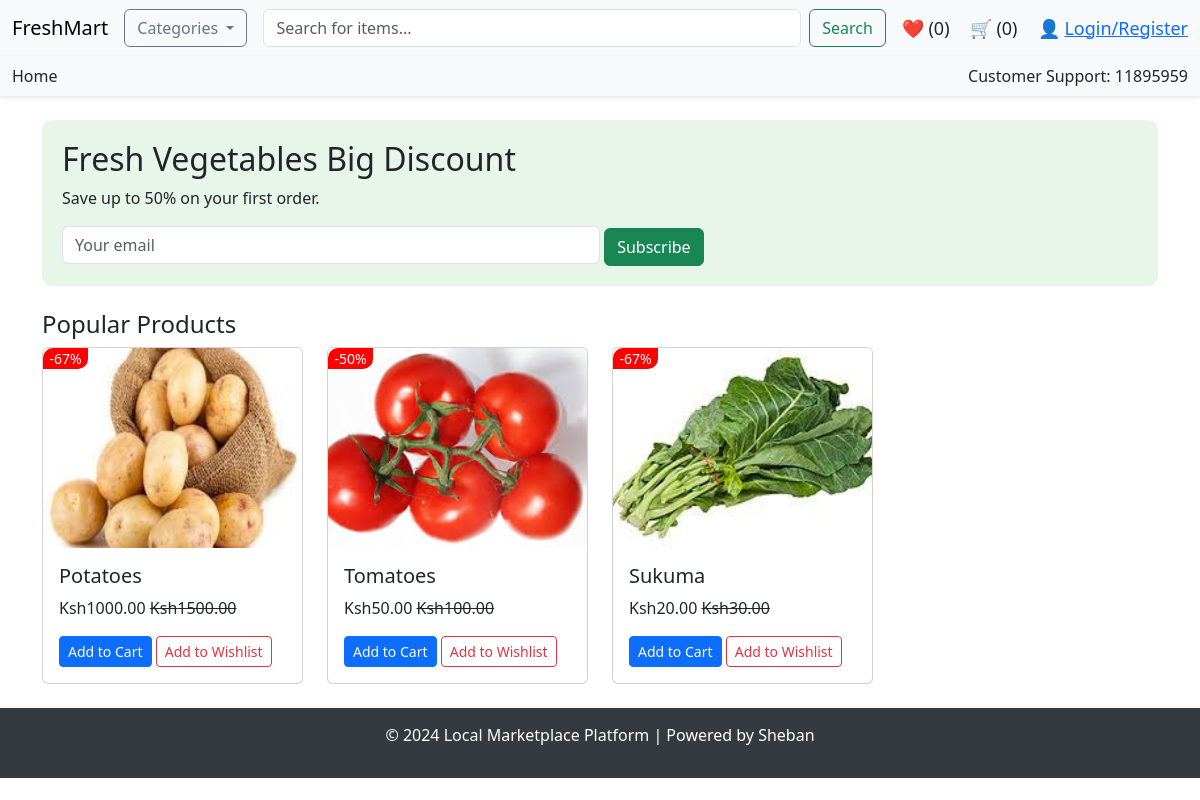
The app's page /, older data.
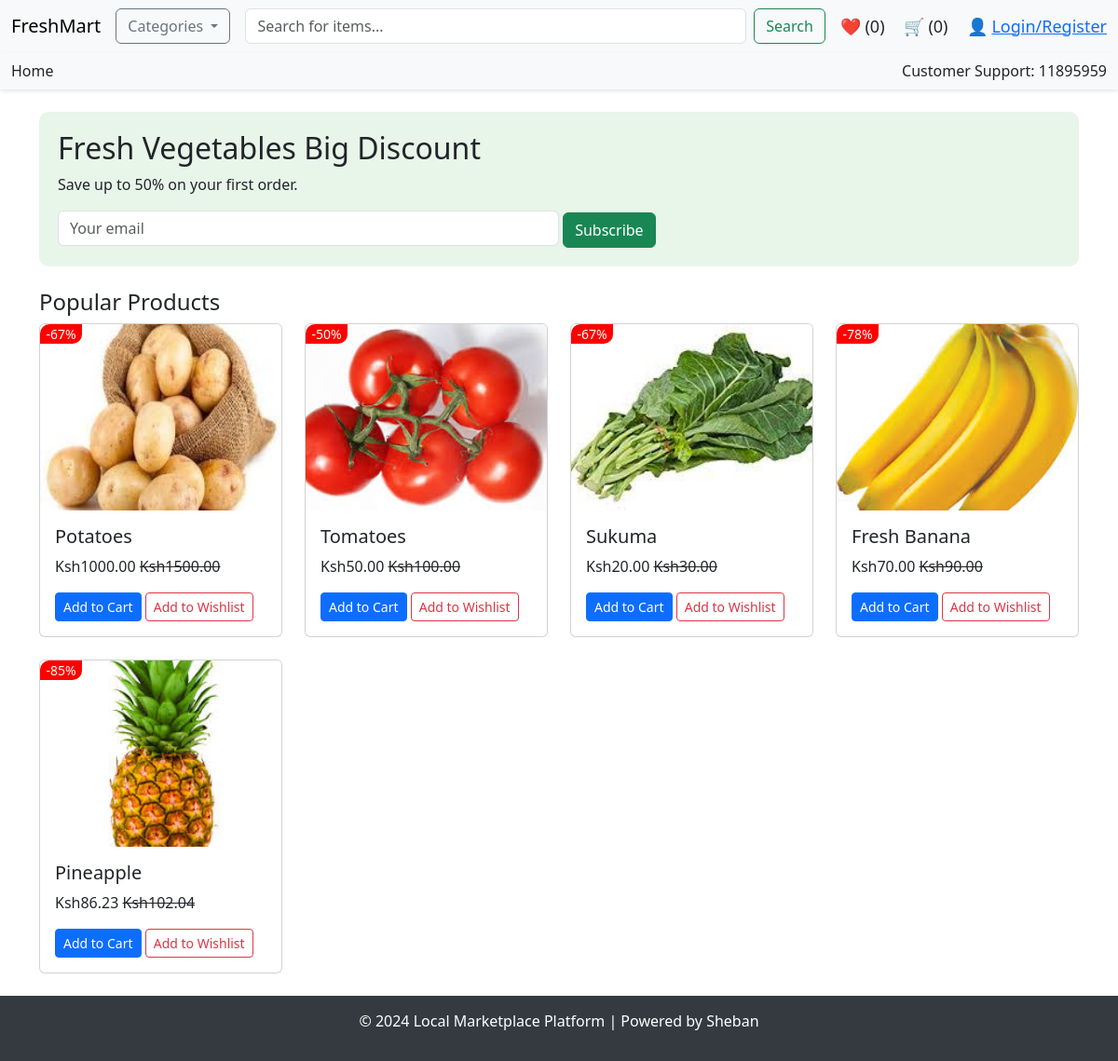
The same page, newer data.
### core/models.py (models this page shows, shortened)
class Product(models.Model):
    pid = ShortUUIDField(unique=True, length=10, max_length=20, prefix="ven", alphabet="abcdefgh12345")
    user = models.ForeignKey(User, on_delete=models.SET_NULL, null=True)
    category = models.ForeignKey(Category, on_delete=models.SET_NULL, null=True,)
    vendor = models.ForeignKey(Vendor, on_delete=models.SET_NULL, null=True,)
    title = models.CharField(max_length=100, default="Fresh")
    image = models.ImageField(upload_to="category", default="product.jpg")
    description = models.TextField(null=True, blank=True, default="This is the product")
    price = models.DecimalField(max_digits=999999999, decimal_places=2, default="1.99")
    old_price = models.DecimalField(max_digits=999999999, decimal_places=2, default="2.99")
    specification = models.TextField(null=True, blank=True,)
    product_status = models.CharField(choices=STATUS, max_length=10, default="in_review")
    status = models.BooleanField(default=True)
    in_stock = models.BooleanField(default=True)
    featured = models.BooleanField(default=False)
    digital = models.BooleanField(default=False)
    sku = ShortUUIDField(unique=True, length=4, max_length=10, prefix="sku", alphabet="1234567890")
    date = models.DateTimeField(auto_now_add=True)
    updated = models.DateTimeField(null=True, blank=True)
    class Meta:
        verbose_name_plural = "Products"
    def get_percentage(self):
        new_price = (self.price / self.old_price) * 100
        return new_price

### core/views.py (the view)
# urls.py: path("", index, name="index"),
def index(request):
    products = Product.objects.filter(product_status="published", featured=True)
    context = {
        "products":products
    }
    return render(request, 'core/index.html', context)

### templates/core/index.html (shortened to what this page needs)
{% load static %}
<!DOCTYPE html>
<html lang="en">
<head>
    <link href="https://cdn.jsdelivr.net/npm/bootstrap@5.3.0-alpha3/dist/css/bootstrap.min.css" rel="stylesheet">
</head>
<body>
    <nav class="navbar navbar-expand-lg navbar-light bg-light">
        <div class="container-fluid">
            <a class="navbar-brand" href="#">FreshMart</a>
            <div class="dropdown">
                <button class="btn btn-outline-secondary dropdown-toggle" type="button" data-bs-toggle="dropdown">
                    Categories
                </button>
            </div>
            <form class="d-flex mx-3" style="flex-grow: 1;">
                <input class="form-control me-2" type="search" placeholder="Search for items..." aria-label="Search">
                <button class="btn btn-outline-success" type="submit">Search</button>
            </form>
            <div>
                <span class="icon me-3" id="wishlist-icon">❤️ (0)</span>
                <span class="icon me-3" id="cart-icon" onclick="window.location.href='{% url 'cart' %}'">🛒 (0)</span>
                <span class="icon">👤
                    {% if user.is_authenticated %}
                    <a href="{% url 'logout' %}">Logout</a>
                    {% else %}
                    <a href="http://127.0.0.1:8000/user/sign-up/">Login/Register</a>
                    {% endif %}
                </span>
            </div>
        </div>
    </nav>
    <div class="navbar bg-light">
        <div class="container-fluid">
            <div>
                <a href="#" class="nav-link d-inline-block">Home</a>
            </div>
            <div>
                <span>Customer Support: 11895959</span>
            </div>
        </div>
    </div>
    <div class="container mt-4">
        <div class="hero-banner mb-4">
            <h2>Fresh Vegetables Big Discount</h2>
            <p>Save up to 50% on your first order.</p>
            <form class="contact-form" id="contact-me" method="POST">
                <input type="email" name="email" class="form-control w-50 d-inline-block" placeholder="Your email">
                <button type="submit" class="btn btn-success">Subscribe</button>
            </form>
        </div>
        <h4>Popular Products</h4>
        <div class="row" id="product-grid">
            {% for p in products %}
            <div class="col-md-3 mb-4">
                <div class="card">
                    <div class="product-action">
                        <div class="product-badges">
                            <span class="hot">-{{ p.get_percentage | floatformat:0 }}%</span>
                        </div>
                    </div>
                    <img src="{{ p.image.url }}" class="card-img-top" alt="{{ p.title }}" onclick="redirectToDetail({{ products.pid }})">
                    <div class="card-body">
                        <h5 class="card-title">{{ p.title }}</h5>
                        <p class="card-text" id="current-product-price">Ksh{{ p.price }} <del>Ksh{{ p.old_price }}</del> </p>
                        <button class="btn btn-primary btn-sm" type="submit" id="add-to-cart-btn" onclick="addToCart()">Add to Cart</button>
                        <button class="btn btn-outline-danger btn-sm" onclick="addToWishlist()">Add to Wishlist</button>
                    </div>
                </div>
            </div>
            {% endfor %}
        </div>
    </div>
    <footer>
        <p>© 2024 Local Marketplace Platform | Powered by Sheban</p>
    </footer>
</body>
</html>

Row changes from the older to the newer data that the page shows:
now on this page (row edited): Product: get_percentage "78", image (picture), title "Fresh Banana", price "70.00", old_price "90.00"
now on this page (row edited): Product: get_percentage "85", image (picture), title "Pineapple", price "86.23", old_price "102.04"
